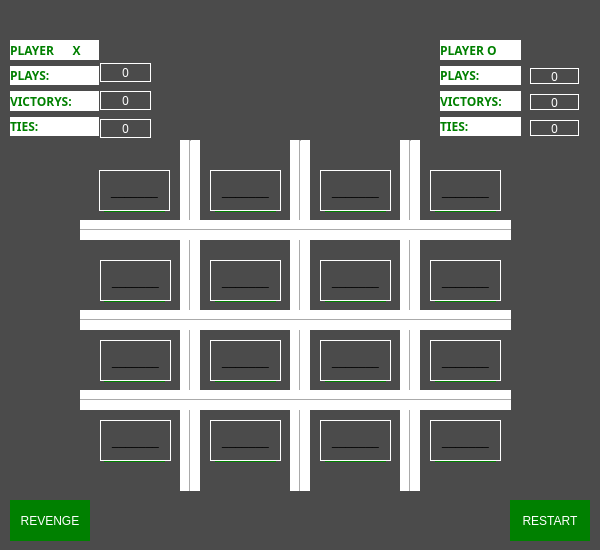
<?xml version="1.0" encoding="UTF-8"?>
<ui version="4.0">
 <class>form2</class>
 <widget class="QDialog" name="form2">
  <property name="geometry">
   <rect>
    <x>0</x>
    <y>0</y>
    <width>600</width>
    <height>550</height>
   </rect>
  </property>
  <property name="minimumSize">
   <size>
    <width>600</width>
    <height>550</height>
   </size>
  </property>
  <property name="maximumSize">
   <size>
    <width>1200</width>
    <height>550</height>
   </size>
  </property>
  <property name="windowTitle">
   <string>Dialog</string>
  </property>
  <property name="styleSheet">
   <string notr="true">background-color:rgb(75, 75, 75);
</string>
  </property>
  <widget class="Line" name="line">
   <property name="geometry">
    <rect>
     <x>180</x>
     <y>140</y>
     <width>20</width>
     <height>351</height>
    </rect>
   </property>
   <property name="styleSheet">
    <string notr="true">background:white;
</string>
   </property>
   <property name="orientation">
    <enum>Qt::Vertical</enum>
   </property>
  </widget>
  <widget class="Line" name="line_2">
   <property name="geometry">
    <rect>
     <x>290</x>
     <y>140</y>
     <width>20</width>
     <height>351</height>
    </rect>
   </property>
   <property name="styleSheet">
    <string notr="true">background:white;
</string>
   </property>
   <property name="orientation">
    <enum>Qt::Vertical</enum>
   </property>
  </widget>
  <widget class="Line" name="line_3">
   <property name="geometry">
    <rect>
     <x>400</x>
     <y>140</y>
     <width>20</width>
     <height>351</height>
    </rect>
   </property>
   <property name="styleSheet">
    <string notr="true">background:white;
</string>
   </property>
   <property name="orientation">
    <enum>Qt::Vertical</enum>
   </property>
  </widget>
  <widget class="Line" name="line_4">
   <property name="geometry">
    <rect>
     <x>80</x>
     <y>220</y>
     <width>431</width>
     <height>20</height>
    </rect>
   </property>
   <property name="styleSheet">
    <string notr="true">background-color:white;
</string>
   </property>
   <property name="orientation">
    <enum>Qt::Horizontal</enum>
   </property>
  </widget>
  <widget class="Line" name="line_5">
   <property name="geometry">
    <rect>
     <x>80</x>
     <y>310</y>
     <width>431</width>
     <height>20</height>
    </rect>
   </property>
   <property name="styleSheet">
    <string notr="true">background-color:white;
</string>
   </property>
   <property name="orientation">
    <enum>Qt::Horizontal</enum>
   </property>
  </widget>
  <widget class="Line" name="line_6">
   <property name="geometry">
    <rect>
     <x>80</x>
     <y>390</y>
     <width>431</width>
     <height>20</height>
    </rect>
   </property>
   <property name="styleSheet">
    <string notr="true">background-color:white;
</string>
   </property>
   <property name="orientation">
    <enum>Qt::Horizontal</enum>
   </property>
  </widget>
  <widget class="QPushButton" name="pushButton_1">
   <property name="geometry">
    <rect>
     <x>104</x>
     <y>171</y>
     <width>61</width>
     <height>41</height>
    </rect>
   </property>
   <property name="maximumSize">
    <size>
     <width>16777215</width>
     <height>16777215</height>
    </size>
   </property>
   <property name="cursor">
    <cursorShape>ForbiddenCursor</cursorShape>
   </property>
   <property name="styleSheet">
    <string notr="true">background:green;
font: 75 16pt &quot;MS Shell Dlg 2&quot;;
color:white;
border:none;
</string>
   </property>
   <property name="text">
    <string>________</string>
   </property>
  </widget>
  <widget class="QPushButton" name="pushButton_2">
   <property name="geometry">
    <rect>
     <x>215</x>
     <y>171</y>
     <width>61</width>
     <height>41</height>
    </rect>
   </property>
   <property name="maximumSize">
    <size>
     <width>16777215</width>
     <height>16777215</height>
    </size>
   </property>
   <property name="cursor">
    <cursorShape>ForbiddenCursor</cursorShape>
   </property>
   <property name="styleSheet">
    <string notr="true">background:green;
font: 75 16pt &quot;MS Shell Dlg 2&quot;;
color:white;
border:none;
</string>
   </property>
   <property name="text">
    <string>________</string>
   </property>
  </widget>
  <widget class="QPushButton" name="pushButton_3">
   <property name="geometry">
    <rect>
     <x>325</x>
     <y>171</y>
     <width>61</width>
     <height>41</height>
    </rect>
   </property>
   <property name="maximumSize">
    <size>
     <width>16777215</width>
     <height>16777215</height>
    </size>
   </property>
   <property name="cursor">
    <cursorShape>ForbiddenCursor</cursorShape>
   </property>
   <property name="styleSheet">
    <string notr="true">background:green;
font: 75 16pt &quot;MS Shell Dlg 2&quot;;
color:white;
border:none;
</string>
   </property>
   <property name="text">
    <string>________</string>
   </property>
  </widget>
  <widget class="QPushButton" name="pushButton_4">
   <property name="geometry">
    <rect>
     <x>435</x>
     <y>171</y>
     <width>61</width>
     <height>41</height>
    </rect>
   </property>
   <property name="maximumSize">
    <size>
     <width>16777215</width>
     <height>16777215</height>
    </size>
   </property>
   <property name="cursor">
    <cursorShape>ForbiddenCursor</cursorShape>
   </property>
   <property name="styleSheet">
    <string notr="true">background:green;
font: 75 16pt &quot;MS Shell Dlg 2&quot;;
color:white;
border:none;
</string>
   </property>
   <property name="text">
    <string>________</string>
   </property>
  </widget>
  <widget class="QPushButton" name="pushButton_5">
   <property name="geometry">
    <rect>
     <x>104</x>
     <y>261</y>
     <width>61</width>
     <height>41</height>
    </rect>
   </property>
   <property name="maximumSize">
    <size>
     <width>16777215</width>
     <height>16777215</height>
    </size>
   </property>
   <property name="cursor">
    <cursorShape>ForbiddenCursor</cursorShape>
   </property>
   <property name="styleSheet">
    <string notr="true">background:green;
font: 75 16pt &quot;MS Shell Dlg 2&quot;;
color:white;
border:none;
</string>
   </property>
   <property name="text">
    <string>________</string>
   </property>
  </widget>
  <widget class="QPushButton" name="pushButton_6">
   <property name="geometry">
    <rect>
     <x>215</x>
     <y>261</y>
     <width>61</width>
     <height>41</height>
    </rect>
   </property>
   <property name="maximumSize">
    <size>
     <width>16777215</width>
     <height>16777215</height>
    </size>
   </property>
   <property name="cursor">
    <cursorShape>ForbiddenCursor</cursorShape>
   </property>
   <property name="styleSheet">
    <string notr="true">background:green;
font: 75 16pt &quot;MS Shell Dlg 2&quot;;
color:white;
border:none;
</string>
   </property>
   <property name="text">
    <string>________</string>
   </property>
  </widget>
  <widget class="QPushButton" name="pushButton_7">
   <property name="geometry">
    <rect>
     <x>325</x>
     <y>261</y>
     <width>61</width>
     <height>41</height>
    </rect>
   </property>
   <property name="maximumSize">
    <size>
     <width>16777215</width>
     <height>16777215</height>
    </size>
   </property>
   <property name="cursor">
    <cursorShape>ForbiddenCursor</cursorShape>
   </property>
   <property name="styleSheet">
    <string notr="true">background:green;
font: 75 16pt &quot;MS Shell Dlg 2&quot;;
color:white;
border:none;
</string>
   </property>
   <property name="text">
    <string>________</string>
   </property>
  </widget>
  <widget class="QPushButton" name="pushButton_8">
   <property name="geometry">
    <rect>
     <x>435</x>
     <y>261</y>
     <width>61</width>
     <height>41</height>
    </rect>
   </property>
   <property name="maximumSize">
    <size>
     <width>16777215</width>
     <height>16777215</height>
    </size>
   </property>
   <property name="cursor">
    <cursorShape>ForbiddenCursor</cursorShape>
   </property>
   <property name="styleSheet">
    <string notr="true">background:green;
font: 75 16pt &quot;MS Shell Dlg 2&quot;;
color:white;
border:none;
</string>
   </property>
   <property name="text">
    <string>________</string>
   </property>
  </widget>
  <widget class="QPushButton" name="pushButton_9">
   <property name="geometry">
    <rect>
     <x>104</x>
     <y>341</y>
     <width>61</width>
     <height>41</height>
    </rect>
   </property>
   <property name="maximumSize">
    <size>
     <width>16777215</width>
     <height>16777215</height>
    </size>
   </property>
   <property name="cursor">
    <cursorShape>ForbiddenCursor</cursorShape>
   </property>
   <property name="styleSheet">
    <string notr="true">background:green;
font: 75 16pt &quot;MS Shell Dlg 2&quot;;
color:white;
border:none;
</string>
   </property>
   <property name="text">
    <string>________</string>
   </property>
  </widget>
  <widget class="QPushButton" name="pushButton_10">
   <property name="geometry">
    <rect>
     <x>215</x>
     <y>341</y>
     <width>61</width>
     <height>41</height>
    </rect>
   </property>
   <property name="maximumSize">
    <size>
     <width>16777215</width>
     <height>16777215</height>
    </size>
   </property>
   <property name="cursor">
    <cursorShape>ForbiddenCursor</cursorShape>
   </property>
   <property name="styleSheet">
    <string notr="true">background:green;
font: 75 16pt &quot;MS Shell Dlg 2&quot;;
color:white;
border:none;
</string>
   </property>
   <property name="text">
    <string>________</string>
   </property>
  </widget>
  <widget class="QPushButton" name="pushButton_11">
   <property name="geometry">
    <rect>
     <x>325</x>
     <y>341</y>
     <width>61</width>
     <height>41</height>
    </rect>
   </property>
   <property name="maximumSize">
    <size>
     <width>16777215</width>
     <height>16777215</height>
    </size>
   </property>
   <property name="cursor">
    <cursorShape>ForbiddenCursor</cursorShape>
   </property>
   <property name="styleSheet">
    <string notr="true">background:green;
font: 75 16pt &quot;MS Shell Dlg 2&quot;;
color:white;
border:none;
</string>
   </property>
   <property name="text">
    <string>________</string>
   </property>
  </widget>
  <widget class="QPushButton" name="pushButton_12">
   <property name="geometry">
    <rect>
     <x>435</x>
     <y>341</y>
     <width>61</width>
     <height>41</height>
    </rect>
   </property>
   <property name="maximumSize">
    <size>
     <width>16777215</width>
     <height>16777215</height>
    </size>
   </property>
   <property name="cursor">
    <cursorShape>ForbiddenCursor</cursorShape>
   </property>
   <property name="styleSheet">
    <string notr="true">background:green;
font: 75 16pt &quot;MS Shell Dlg 2&quot;;
color:white;
border:none;
</string>
   </property>
   <property name="text">
    <string>________</string>
   </property>
  </widget>
  <widget class="QPushButton" name="pushButton_13">
   <property name="geometry">
    <rect>
     <x>104</x>
     <y>421</y>
     <width>61</width>
     <height>41</height>
    </rect>
   </property>
   <property name="maximumSize">
    <size>
     <width>16777215</width>
     <height>16777215</height>
    </size>
   </property>
   <property name="cursor">
    <cursorShape>ForbiddenCursor</cursorShape>
   </property>
   <property name="styleSheet">
    <string notr="true">background:green;
font: 75 16pt &quot;MS Shell Dlg 2&quot;;
color:white;
border:none;
</string>
   </property>
   <property name="text">
    <string>________</string>
   </property>
  </widget>
  <widget class="QPushButton" name="pushButton_14">
   <property name="geometry">
    <rect>
     <x>215</x>
     <y>421</y>
     <width>61</width>
     <height>41</height>
    </rect>
   </property>
   <property name="maximumSize">
    <size>
     <width>16777215</width>
     <height>16777215</height>
    </size>
   </property>
   <property name="cursor">
    <cursorShape>ForbiddenCursor</cursorShape>
   </property>
   <property name="styleSheet">
    <string notr="true">background:green;
font: 75 16pt &quot;MS Shell Dlg 2&quot;;
color:white;
border:none;
</string>
   </property>
   <property name="text">
    <string>________</string>
   </property>
  </widget>
  <widget class="QPushButton" name="pushButton_15">
   <property name="geometry">
    <rect>
     <x>325</x>
     <y>421</y>
     <width>61</width>
     <height>41</height>
    </rect>
   </property>
   <property name="maximumSize">
    <size>
     <width>16777215</width>
     <height>16777215</height>
    </size>
   </property>
   <property name="cursor">
    <cursorShape>ForbiddenCursor</cursorShape>
   </property>
   <property name="styleSheet">
    <string notr="true">background:green;
font: 75 16pt &quot;MS Shell Dlg 2&quot;;
color:white;
border:none;
</string>
   </property>
   <property name="text">
    <string>________</string>
   </property>
  </widget>
  <widget class="QPushButton" name="pushButton_16">
   <property name="geometry">
    <rect>
     <x>435</x>
     <y>421</y>
     <width>61</width>
     <height>41</height>
    </rect>
   </property>
   <property name="maximumSize">
    <size>
     <width>16777215</width>
     <height>16777215</height>
    </size>
   </property>
   <property name="cursor">
    <cursorShape>ForbiddenCursor</cursorShape>
   </property>
   <property name="styleSheet">
    <string notr="true">background:green;
font: 75 16pt &quot;MS Shell Dlg 2&quot;;
color:white;
border:none;
</string>
   </property>
   <property name="text">
    <string>________</string>
   </property>
  </widget>
  <widget class="QWidget" name="gridLayoutWidget">
   <property name="geometry">
    <rect>
     <x>10</x>
     <y>40</y>
     <width>89</width>
     <height>96</height>
    </rect>
   </property>
   <property name="styleSheet">
    <string>font-weigth:bold;
font-family:arial;
color:white;</string>
   </property>
   <layout class="QGridLayout" name="gridLayout">
    <item row="5" column="0">
     <widget class="QLabel" name="label_4">
      <property name="font">
       <font>
        <family>arial 13</family>
        <pointsize>-1</pointsize>
        <weight>75</weight>
        <bold>true</bold>
       </font>
      </property>
      <property name="styleSheet">
       <string notr="true">background:white;
color:green;
font-size: 12px;
font-weigth:bold;
font-family:arial bold;
</string>
      </property>
      <property name="text">
       <string>TIES:</string>
      </property>
     </widget>
    </item>
    <item row="2" column="0">
     <widget class="QLabel" name="label_3">
      <property name="font">
       <font>
        <family>arial 13</family>
        <pointsize>-1</pointsize>
        <weight>75</weight>
        <bold>true</bold>
       </font>
      </property>
      <property name="styleSheet">
       <string notr="true">background:white;
color:green;
font-size: 12px;
font-weigth:bold;
font-family:arial bold;
</string>
      </property>
      <property name="text">
       <string>PLAYS:</string>
      </property>
     </widget>
    </item>
    <item row="3" column="0">
     <widget class="QLabel" name="label_5">
      <property name="font">
       <font>
        <family>arial 13</family>
        <pointsize>-1</pointsize>
        <weight>75</weight>
        <bold>true</bold>
       </font>
      </property>
      <property name="styleSheet">
       <string notr="true">background:white;
color:green;
font-size: 12px;
font-weigth:bold;
font-family:arial bold;
</string>
      </property>
      <property name="text">
       <string>VICTORYS:</string>
      </property>
     </widget>
    </item>
    <item row="1" column="0">
     <widget class="QLabel" name="label_2">
      <property name="font">
       <font>
        <family>arial 13</family>
        <pointsize>-1</pointsize>
        <weight>75</weight>
        <bold>true</bold>
       </font>
      </property>
      <property name="styleSheet">
       <string notr="true">background:white;
color:green;
font-size: 12px;
font-weigth:bold;
font-family:arial bold;
</string>
      </property>
      <property name="text">
       <string>PLAYER      X</string>
      </property>
     </widget>
    </item>
   </layout>
  </widget>
  <widget class="QWidget" name="gridLayoutWidget_2">
   <property name="geometry">
    <rect>
     <x>440</x>
     <y>40</y>
     <width>81</width>
     <height>96</height>
    </rect>
   </property>
   <layout class="QGridLayout" name="gridLayout_2">
    <item row="1" column="0">
     <widget class="QLabel" name="label_6">
      <property name="font">
       <font>
        <family>arial 13</family>
        <pointsize>-1</pointsize>
        <weight>75</weight>
        <bold>true</bold>
       </font>
      </property>
      <property name="styleSheet">
       <string notr="true">background:white;
color:green;
font-size: 12px;
font-weigth:bold;
font-family:arial bold;
</string>
      </property>
      <property name="text">
       <string>PLAYER O</string>
      </property>
     </widget>
    </item>
    <item row="3" column="0">
     <widget class="QLabel" name="label_9">
      <property name="font">
       <font>
        <family>arial 13</family>
        <pointsize>-1</pointsize>
        <weight>75</weight>
        <bold>true</bold>
       </font>
      </property>
      <property name="styleSheet">
       <string notr="true">background:white;
color:green;
font-size: 12px;
font-weigth:bold;
font-family:arial bold;
</string>
      </property>
      <property name="text">
       <string>VICTORYS:</string>
      </property>
     </widget>
    </item>
    <item row="5" column="0">
     <widget class="QLabel" name="label_7">
      <property name="font">
       <font>
        <family>arial 13</family>
        <pointsize>-1</pointsize>
        <weight>75</weight>
        <bold>true</bold>
       </font>
      </property>
      <property name="styleSheet">
       <string notr="true">background:white;
color:green;
font-size: 12px;
font-weigth:bold;
font-family:arial bold;
</string>
      </property>
      <property name="text">
       <string>TIES:</string>
      </property>
     </widget>
    </item>
    <item row="2" column="0">
     <widget class="QLabel" name="label_8">
      <property name="font">
       <font>
        <family>arial 13</family>
        <pointsize>-1</pointsize>
        <weight>75</weight>
        <bold>true</bold>
       </font>
      </property>
      <property name="styleSheet">
       <string notr="true">background:white;
color:green;
font-size: 12px;
font-weigth:bold;
font-family:arial bold;
</string>
      </property>
      <property name="text">
       <string>PLAYS:</string>
      </property>
     </widget>
    </item>
   </layout>
  </widget>
  <widget class="QPushButton" name="pushButton_17">
   <property name="geometry">
    <rect>
     <x>10</x>
     <y>500</y>
     <width>80</width>
     <height>41</height>
    </rect>
   </property>
   <property name="maximumSize">
    <size>
     <width>16777215</width>
     <height>16777215</height>
    </size>
   </property>
   <property name="cursor">
    <cursorShape>PointingHandCursor</cursorShape>
   </property>
   <property name="styleSheet">
    <string notr="true">background:green;
color:white;
border:none;
</string>
   </property>
   <property name="text">
    <string>REVENGE</string>
   </property>
  </widget>
  <widget class="QPushButton" name="pushButton_18">
   <property name="geometry">
    <rect>
     <x>510</x>
     <y>500</y>
     <width>80</width>
     <height>41</height>
    </rect>
   </property>
   <property name="maximumSize">
    <size>
     <width>16777215</width>
     <height>16777215</height>
    </size>
   </property>
   <property name="cursor">
    <cursorShape>PointingHandCursor</cursorShape>
   </property>
   <property name="styleSheet">
    <string notr="true">background:green;
color:white;
border:none;
</string>
   </property>
   <property name="text">
    <string>RESTART</string>
   </property>
  </widget>
  <widget class="QPushButton" name="pushBtn_1">
   <property name="geometry">
    <rect>
     <x>99</x>
     <y>170</y>
     <width>71</width>
     <height>41</height>
    </rect>
   </property>
   <property name="cursor">
    <cursorShape>PointingHandCursor</cursorShape>
   </property>
   <property name="styleSheet">
    <string notr="true">border:1px solid white;</string>
   </property>
   <property name="text">
    <string>_______</string>
   </property>
  </widget>
  <widget class="QPushButton" name="pushBtn_2">
   <property name="geometry">
    <rect>
     <x>210</x>
     <y>170</y>
     <width>71</width>
     <height>41</height>
    </rect>
   </property>
   <property name="cursor">
    <cursorShape>PointingHandCursor</cursorShape>
   </property>
   <property name="styleSheet">
    <string notr="true">border:1px solid white;</string>
   </property>
   <property name="text">
    <string>_______</string>
   </property>
  </widget>
  <widget class="QPushButton" name="pushBtn_3">
   <property name="geometry">
    <rect>
     <x>320</x>
     <y>170</y>
     <width>71</width>
     <height>41</height>
    </rect>
   </property>
   <property name="cursor">
    <cursorShape>PointingHandCursor</cursorShape>
   </property>
   <property name="styleSheet">
    <string notr="true">border:1px solid white;</string>
   </property>
   <property name="text">
    <string>_______</string>
   </property>
  </widget>
  <widget class="QPushButton" name="pushBtn_4">
   <property name="geometry">
    <rect>
     <x>430</x>
     <y>170</y>
     <width>71</width>
     <height>41</height>
    </rect>
   </property>
   <property name="cursor">
    <cursorShape>PointingHandCursor</cursorShape>
   </property>
   <property name="styleSheet">
    <string notr="true">border:1px solid white;</string>
   </property>
   <property name="text">
    <string>_______</string>
   </property>
  </widget>
  <widget class="QPushButton" name="pushBtn_5">
   <property name="geometry">
    <rect>
     <x>100</x>
     <y>260</y>
     <width>71</width>
     <height>41</height>
    </rect>
   </property>
   <property name="cursor">
    <cursorShape>PointingHandCursor</cursorShape>
   </property>
   <property name="styleSheet">
    <string notr="true">border:1px solid white;</string>
   </property>
   <property name="text">
    <string>_______</string>
   </property>
  </widget>
  <widget class="QPushButton" name="pushBtn_6">
   <property name="geometry">
    <rect>
     <x>210</x>
     <y>260</y>
     <width>71</width>
     <height>41</height>
    </rect>
   </property>
   <property name="cursor">
    <cursorShape>PointingHandCursor</cursorShape>
   </property>
   <property name="styleSheet">
    <string notr="true">border:1px solid white;</string>
   </property>
   <property name="text">
    <string>_______</string>
   </property>
  </widget>
  <widget class="QPushButton" name="pushBtn_7">
   <property name="geometry">
    <rect>
     <x>320</x>
     <y>260</y>
     <width>71</width>
     <height>41</height>
    </rect>
   </property>
   <property name="cursor">
    <cursorShape>PointingHandCursor</cursorShape>
   </property>
   <property name="styleSheet">
    <string notr="true">border:1px solid white;</string>
   </property>
   <property name="text">
    <string>_______</string>
   </property>
  </widget>
  <widget class="QPushButton" name="pushBtn_8">
   <property name="geometry">
    <rect>
     <x>430</x>
     <y>260</y>
     <width>71</width>
     <height>41</height>
    </rect>
   </property>
   <property name="cursor">
    <cursorShape>PointingHandCursor</cursorShape>
   </property>
   <property name="styleSheet">
    <string notr="true">border:1px solid white;</string>
   </property>
   <property name="text">
    <string>_______</string>
   </property>
  </widget>
  <widget class="QPushButton" name="pushBtn_9">
   <property name="geometry">
    <rect>
     <x>100</x>
     <y>340</y>
     <width>71</width>
     <height>41</height>
    </rect>
   </property>
   <property name="cursor">
    <cursorShape>PointingHandCursor</cursorShape>
   </property>
   <property name="styleSheet">
    <string notr="true">border:1px solid white;</string>
   </property>
   <property name="text">
    <string>_______</string>
   </property>
  </widget>
  <widget class="QPushButton" name="pushBtn_10">
   <property name="geometry">
    <rect>
     <x>210</x>
     <y>340</y>
     <width>71</width>
     <height>41</height>
    </rect>
   </property>
   <property name="cursor">
    <cursorShape>PointingHandCursor</cursorShape>
   </property>
   <property name="styleSheet">
    <string notr="true">border:1px solid white;</string>
   </property>
   <property name="text">
    <string>_______</string>
   </property>
  </widget>
  <widget class="QPushButton" name="pushBtn_11">
   <property name="geometry">
    <rect>
     <x>320</x>
     <y>340</y>
     <width>71</width>
     <height>41</height>
    </rect>
   </property>
   <property name="cursor">
    <cursorShape>PointingHandCursor</cursorShape>
   </property>
   <property name="styleSheet">
    <string notr="true">border:1px solid white;</string>
   </property>
   <property name="text">
    <string>_______</string>
   </property>
  </widget>
  <widget class="QPushButton" name="pushBtn_12">
   <property name="geometry">
    <rect>
     <x>430</x>
     <y>340</y>
     <width>71</width>
     <height>41</height>
    </rect>
   </property>
   <property name="cursor">
    <cursorShape>PointingHandCursor</cursorShape>
   </property>
   <property name="styleSheet">
    <string notr="true">border:1px solid white;</string>
   </property>
   <property name="text">
    <string>_______</string>
   </property>
  </widget>
  <widget class="QPushButton" name="pushBtn_13">
   <property name="geometry">
    <rect>
     <x>100</x>
     <y>420</y>
     <width>71</width>
     <height>41</height>
    </rect>
   </property>
   <property name="cursor">
    <cursorShape>PointingHandCursor</cursorShape>
   </property>
   <property name="styleSheet">
    <string notr="true">border:1px solid white;</string>
   </property>
   <property name="text">
    <string>_______</string>
   </property>
  </widget>
  <widget class="QPushButton" name="pushBtn_14">
   <property name="geometry">
    <rect>
     <x>210</x>
     <y>420</y>
     <width>71</width>
     <height>41</height>
    </rect>
   </property>
   <property name="cursor">
    <cursorShape>PointingHandCursor</cursorShape>
   </property>
   <property name="styleSheet">
    <string notr="true">border:1px solid white;</string>
   </property>
   <property name="text">
    <string>_______</string>
   </property>
  </widget>
  <widget class="QPushButton" name="pushBtn_15">
   <property name="geometry">
    <rect>
     <x>320</x>
     <y>420</y>
     <width>71</width>
     <height>41</height>
    </rect>
   </property>
   <property name="cursor">
    <cursorShape>PointingHandCursor</cursorShape>
   </property>
   <property name="styleSheet">
    <string notr="true">border:1px solid white;</string>
   </property>
   <property name="text">
    <string>_______</string>
   </property>
  </widget>
  <widget class="QPushButton" name="pushBtn_16">
   <property name="geometry">
    <rect>
     <x>430</x>
     <y>420</y>
     <width>71</width>
     <height>41</height>
    </rect>
   </property>
   <property name="cursor">
    <cursorShape>PointingHandCursor</cursorShape>
   </property>
   <property name="styleSheet">
    <string notr="true">border:1px solid white;</string>
   </property>
   <property name="text">
    <string>_______</string>
   </property>
  </widget>
  <widget class="QWidget" name="gridLayoutWidget_3">
   <property name="geometry">
    <rect>
     <x>100</x>
     <y>60</y>
     <width>51</width>
     <height>81</height>
    </rect>
   </property>
   <layout class="QGridLayout" name="gridLayout_4">
    <item row="1" column="0">
     <widget class="QPushButton" name="pushBtn_plays_X">
      <property name="styleSheet">
       <string notr="true">border:1px solid white;
color:white;
font-size: 12px;
font-weigth:bold;
font-family:arial bold;
</string>
      </property>
      <property name="text">
       <string>0</string>
      </property>
     </widget>
    </item>
    <item row="2" column="0">
     <widget class="QPushButton" name="pushBtn_victorys_X">
      <property name="styleSheet">
       <string notr="true">border:1px solid white;
color:white;
font-size: 12px;
font-weigth:bold;
font-family:arial bold;
</string>
      </property>
      <property name="text">
       <string>0</string>
      </property>
     </widget>
    </item>
    <item row="3" column="0">
     <widget class="QPushButton" name="pushBtn_ties_X">
      <property name="styleSheet">
       <string notr="true">border:1px solid white;
color:white;
font-size: 12px;
font-weigth:bold;
font-family:arial bold;
</string>
      </property>
      <property name="text">
       <string>0</string>
      </property>
     </widget>
    </item>
   </layout>
  </widget>
  <widget class="QPushButton" name="pushBtn_plays_O">
   <property name="geometry">
    <rect>
     <x>530</x>
     <y>68</y>
     <width>49</width>
     <height>16</height>
    </rect>
   </property>
   <property name="styleSheet">
    <string notr="true">border:1px solid white;
color:white;
font-size: 12px;
font-weigth:bold;
font-family:arial bold;
</string>
   </property>
   <property name="text">
    <string>0</string>
   </property>
  </widget>
  <widget class="QPushButton" name="pushBtn_ties_O">
   <property name="geometry">
    <rect>
     <x>530</x>
     <y>120</y>
     <width>49</width>
     <height>16</height>
    </rect>
   </property>
   <property name="styleSheet">
    <string notr="true">border:1px solid white;
color:white;
font-size: 12px;
font-weigth:bold;
font-family:arial bold;
</string>
   </property>
   <property name="text">
    <string>0</string>
   </property>
  </widget>
  <widget class="QPushButton" name="pushBtn_victorys_O">
   <property name="geometry">
    <rect>
     <x>530</x>
     <y>94</y>
     <width>49</width>
     <height>16</height>
    </rect>
   </property>
   <property name="styleSheet">
    <string notr="true">border:1px solid white;
color:white;
font-size: 12px;
font-weigth:bold;
font-family:arial bold;
</string>
   </property>
   <property name="text">
    <string>0</string>
   </property>
  </widget>
 </widget>
 <resources/>
 <connections/>
</ui>
